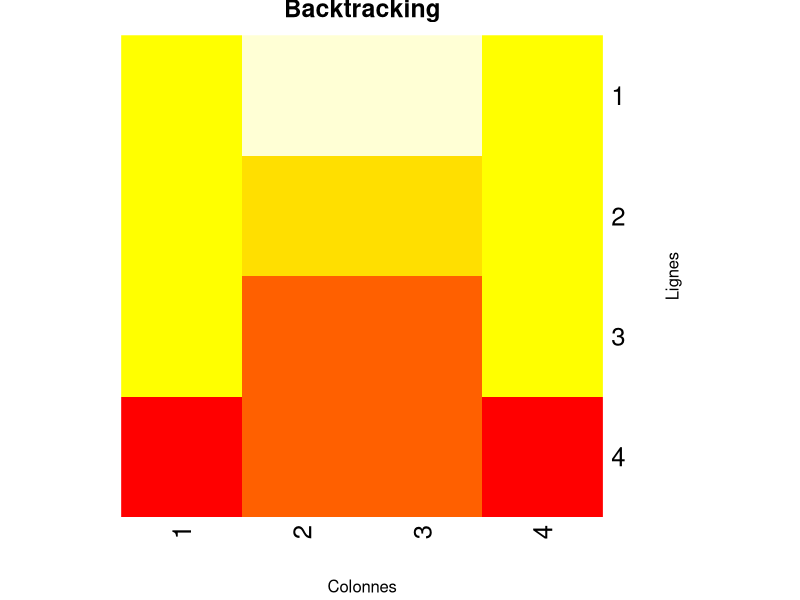

Reproduce this figure in R.
backtracking <- function(x, y) {
  k <- 0
  cb_initial <- integer(x)
  
  est_valide <- function(cb, colonne, ligne) {
    # Vérifie si une dame peut être placée dans la colonne/ligne spécifiée
    i <- 1
    while (i < colonne) {
      if (cb[i] == ligne || 
          cb[i] - i == ligne - colonne || 
          cb[i] + i == ligne + colonne) {
        return(FALSE)
      }
      i <- i + 1
    }
    return(TRUE)
  }
  
  placer_dames <- function(cb, colonne = 1) {
    if (colonne > x) {
      k <<- k + 1
      print(cb)
    } else {
      ligne <- 1
      while (ligne <= y) {  # Utilisez y pour le nombre de colonnes
        if (est_valide(cb, colonne, ligne)) {
          cb[colonne] <- ligne
          placer_dames(cb, colonne + 1)
        }
        ligne <- ligne + 1
      }
    }
  }
  
  placer_dames(cb_initial)
  cat("Nombre de k trouvées:", k, "\n") #Affiche le nombre total de solutions trouvées.
  
  
  # Création du heatmap pour visualiser les cases les plus touchées
  
  plateau <- matrix(0, nrow = x, ncol = y) # Création de la matrice de dimensions x par y remplie de zéros
  for (col in 1:x) {
    row <- cb_initial[col]
    plateau[row, col] <- plateau[row, col] + 1
    for (i in 1:x) {
      if (i != col) {
        # Attaques horizontales et diagonales
        
        plateau[cb_initial[i], col] <- plateau[cb_initial[i], col] + 1 #Incrémente le nombre d'attaques sur la case correspondante dans la matrice
        
        if (cb_initial[i] + (col - i) > 0 && cb_initial[i] + (col - i) <= y) {
          plateau[cb_initial[i] + (col - i), col] <- plateau[cb_initial[i] + (col - i), col] + 1
        }
        if (cb_initial[i] - (col - i) > 0 && cb_initial[i] - (col - i) <= y) {
          plateau[cb_initial[i] - (col - i), col] <- plateau[cb_initial[i] - (col - i), col] + 1
        }
      }
    }
  }
  
  #Création du heatmap avec la bibliothèque gplots
  
  heatmap(as.matrix(plateau), Rowv = NA, Colv = NA, col = heat.colors(12), scale = "column",
          main = "Backtracking", xlab = "Colonnes", ylab = "Lignes",
          revC = TRUE, symm = TRUE)
}

# Lancement de la fonction principale
backtracking(4, 4)



